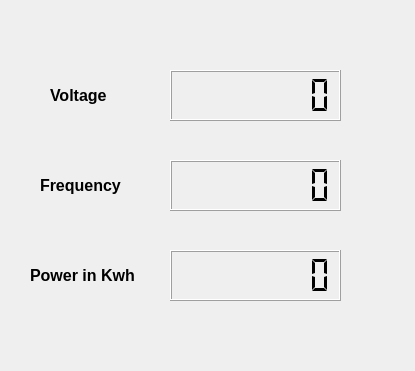
<?xml version="1.0" encoding="UTF-8"?>
<ui version="4.0">
 <class>serialmodbus</class>
 <widget class="QWidget" name="serialmodbus">
  <property name="geometry">
   <rect>
    <x>0</x>
    <y>0</y>
    <width>415</width>
    <height>371</height>
   </rect>
  </property>
  <property name="windowTitle">
   <string>Form</string>
  </property>
  <widget class="QLabel" name="label">
   <property name="geometry">
    <rect>
     <x>50</x>
     <y>80</y>
     <width>101</width>
     <height>31</height>
    </rect>
   </property>
   <property name="font">
    <font>
     <pointsize>12</pointsize>
     <weight>75</weight>
     <bold>true</bold>
    </font>
   </property>
   <property name="text">
    <string>Voltage</string>
   </property>
  </widget>
  <widget class="QLCDNumber" name="lcdNumber_voltage">
   <property name="geometry">
    <rect>
     <x>170</x>
     <y>70</y>
     <width>171</width>
     <height>51</height>
    </rect>
   </property>
   <property name="smallDecimalPoint">
    <bool>true</bool>
   </property>
   <property name="digitCount">
    <number>7</number>
   </property>
   <property name="segmentStyle">
    <enum>QLCDNumber::Flat</enum>
   </property>
  </widget>
  <widget class="QLCDNumber" name="lcdNumber_freq">
   <property name="geometry">
    <rect>
     <x>170</x>
     <y>160</y>
     <width>171</width>
     <height>51</height>
    </rect>
   </property>
   <property name="smallDecimalPoint">
    <bool>true</bool>
   </property>
   <property name="digitCount">
    <number>7</number>
   </property>
   <property name="segmentStyle">
    <enum>QLCDNumber::Flat</enum>
   </property>
  </widget>
  <widget class="QLabel" name="label_2">
   <property name="geometry">
    <rect>
     <x>40</x>
     <y>170</y>
     <width>101</width>
     <height>31</height>
    </rect>
   </property>
   <property name="font">
    <font>
     <pointsize>12</pointsize>
     <weight>75</weight>
     <bold>true</bold>
    </font>
   </property>
   <property name="text">
    <string>Frequency</string>
   </property>
  </widget>
  <widget class="QLCDNumber" name="lcdNumber_Energy">
   <property name="geometry">
    <rect>
     <x>170</x>
     <y>250</y>
     <width>171</width>
     <height>51</height>
    </rect>
   </property>
   <property name="smallDecimalPoint">
    <bool>true</bool>
   </property>
   <property name="digitCount">
    <number>7</number>
   </property>
   <property name="segmentStyle">
    <enum>QLCDNumber::Flat</enum>
   </property>
  </widget>
  <widget class="QLabel" name="label_3">
   <property name="geometry">
    <rect>
     <x>30</x>
     <y>260</y>
     <width>121</width>
     <height>31</height>
    </rect>
   </property>
   <property name="font">
    <font>
     <pointsize>12</pointsize>
     <weight>75</weight>
     <bold>true</bold>
    </font>
   </property>
   <property name="text">
    <string>Power in Kwh</string>
   </property>
  </widget>
 </widget>
 <resources/>
 <connections/>
</ui>
